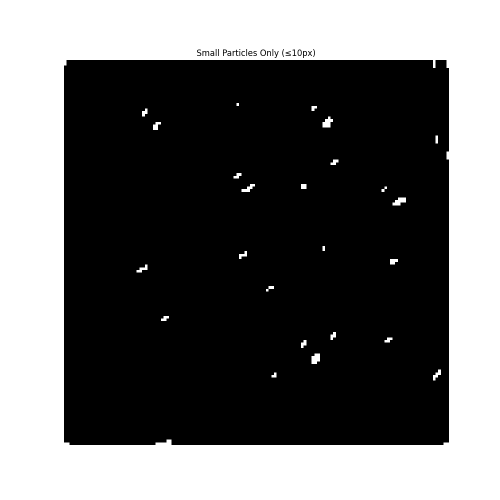
#> input picture filtered_edges.png, 1000 x 1000 px, given as the content of the folder lm/Exjobb 2025/BSE images/evaluation_images/topo1_evaluation, which was not available (shown at 1/2 size)
$ python EqualizedHist_adaptiveThres_speed.py
#> lines starting #> are read from the running program, lines starting #| are printed output that depends on the picture; after the words box and inside, x2 and y2 are one past the last pixel; in counts of white or black regions, pixels touching at a corner belong together; pictures that were not available may be replaced by others from this repository, and a replacement may not be noted
#> in measure_segmentation_speed, image is the input picture: shape (1000, 1000); min 0, max 255, mean 104.6
### EqualizedHist_adaptiveThres.py
import cv2
import numpy as np
import os
from pathlib import Path
import time

def preprocess_image(image, kernel_size=(9,9), sigma=2.0, block_size=3, constant=2.0, return_timings=False):
    """
    Preprocess grayscale image with Gaussian blur, histogram equalization, and adaptive thresholding.
    Optionally returns timing for each step.

    Args:
        image: Input grayscale image
        kernel_size: Size of Gaussian kernel
        sigma: Standard deviation for Gaussian blur
        block_size: Size of a pixel neighborhood for adaptive thresholding (must be odd)
        constant: Constant subtracted from the mean or weighted mean
        return_timings: If True, also return a dict of timings for each step

    Returns:
        Tuple of (preprocessed image, thresholded image, eroded_dilated image, filtered segmented image)
        If return_timings=True, also returns a dict of timings for each step
    """
#> called with kernel_size = (9, 9), sigma = 2, block_size = 3, constant = 2, return_timings = True
    timings = {}
    start = time.time()
    # Apply Gaussian blur
    blurred = cv2.GaussianBlur(image, kernel_size, sigma)
    timings['gaussian_blur'] = time.time() - start

    start = time.time()
    # Apply histogram equalization first
    equalized = cv2.equalizeHist(blurred)
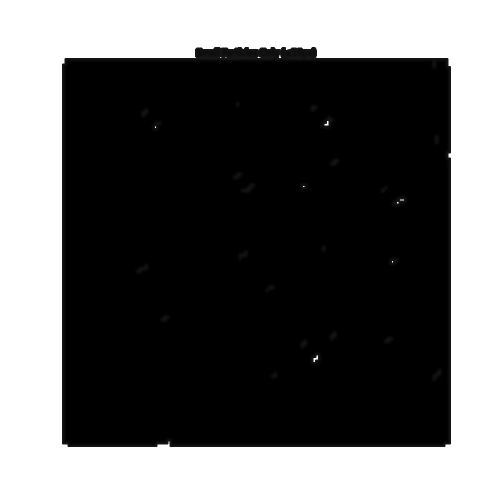
#> equalized: shape (1000, 1000) (shown at 1/2 size); min 0, max 255, mean 100.1
    timings['histogram_equalization'] = time.time() - start

    start = time.time()
    # Apply adaptive thresholding
    if block_size % 2 == 0:
        block_size += 1
    adaptive_thresh = cv2.adaptiveThreshold(
        equalized,
        255,
        cv2.ADAPTIVE_THRESH_GAUSSIAN_C,
        cv2.THRESH_BINARY,
        block_size,
        constant
    )
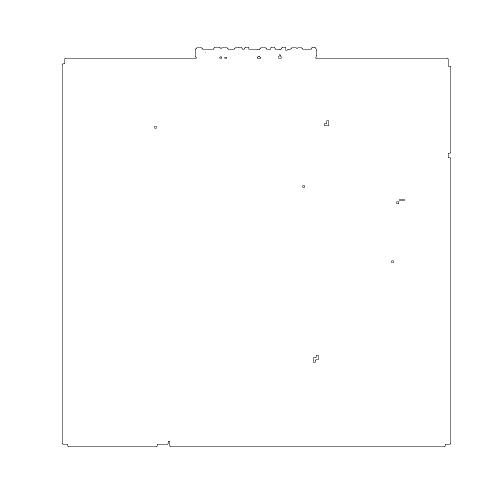
#> adaptive_thresh: shape (1000, 1000) (shown at 1/2 size); 99.6% white; black in thin lines or dots, all inside (x1, y1, x2, y2) = (124, 94, 902, 894)
    timings['adaptive_thresholding'] = time.time() - start

    # First filtering step: Morphological Opening (Erosion + Dilation)
    start = time.time()
    kernel = np.ones((9,9), np.uint8)
    eroded_dilated = cv2.morphologyEx(adaptive_thresh, cv2.MORPH_OPEN, kernel)
    timings['opening'] = time.time() - start

    # Find connected components in the filtered image
    start = time.time()
    num_labels, labels, stats, centroids = cv2.connectedComponentsWithStats(eroded_dilated, connectivity=8)
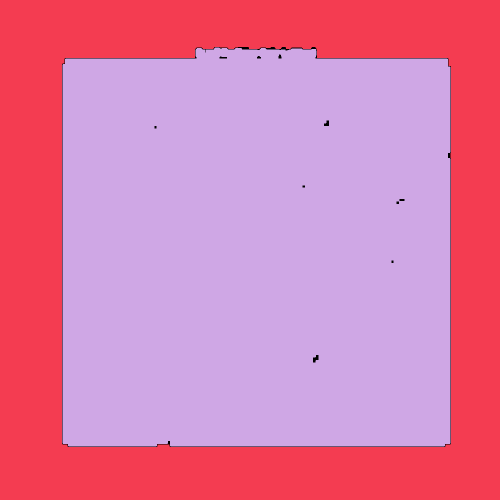
#> labels: shape (1000, 1000) int32 (shown at 1/2 size); 3 distinct labels, from 0 to 2; one colour per label, 0 black
#> num_labels = 3; stats = [[124, 94, 778, 800, 3924], [0, 0, 1000, 1000, 390236], [125, 95, 776, 798, 605840]]; centroids = [[528, 457.9], [479.2, 496.8], [512.4, 501.5]]
    mask = np.zeros_like(eroded_dilated)
    min_area = 1000  # Minimum area in pixels
    max_area = 100000  # Maximum area in pixels
    min_solidity = 0.67  # Minimum solidity (area / convex hull area)

    # --- SIZE AND SHAPE FILTERING (commented out for optional use) ---
    for i in range(1, num_labels):  # Skip background (label 0)
        area = stats[i, cv2.CC_STAT_AREA]
        region_mask = (labels == i).astype(np.uint8) * 255
        contours, _ = cv2.findContours(region_mask, cv2.RETR_EXTERNAL, cv2.CHAIN_APPROX_SIMPLE)
        if len(contours) > 0:
            contour = contours[0]
            hull = cv2.convexHull(contour)
            hull_area = cv2.contourArea(hull)
            solidity = float(area) / hull_area if hull_area > 0 else 0
            if (min_area <= area <= max_area) and (solidity >= min_solidity):
                mask[labels == i] = 255
#> this loop made 2 passes
#> (area, contour, hull, hull_area, solidity) on pass 1: (390236, [[0, 0], [0, 999], [999, 999], [999, 0]], [[999, 0], [999, 999], [0, 999], [0, 0]], 998001, 0.391)
#> (area, hull_area, solidity) on pass 2: (605840, 610711, 0.992)
#> pass 2, in preprocess_image, `region_mask = (labels == i).astype(np.uint8) * 255`:
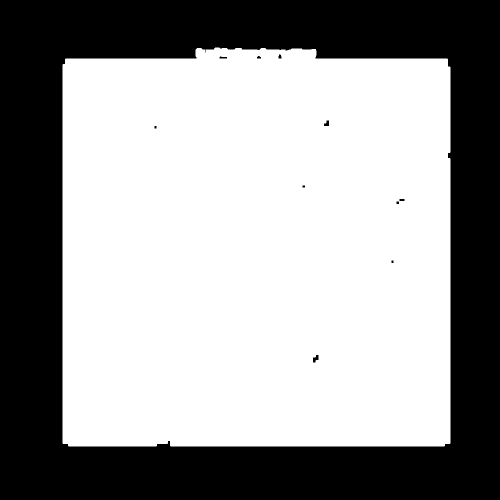
#> region_mask: shape (1000, 1000) (shown at 1/2 size); 60.6% white; 11 black regions, largest, box (x1, y1, x2, y2) and area: (0, 0, 1000, 1000) 393727, (626, 710, 637, 725) 107, (648, 241, 658, 252) 81
#> after the loop: mask: shape (1000, 1000); every value is 0
    # --- END SIZE AND SHAPE FILTERING ---

    # If filtering is commented out, just copy the eroded_dilated mask
    if np.count_nonzero(mask) == 0:
        mask = eroded_dilated.copy()
    timings['region_filtering'] = time.time() - start

    # Apply morphological operations to clean up the segmentation
    start = time.time()
    kernel = np.ones((5,5), np.uint8)
    segmented = cv2.morphologyEx(mask, cv2.MORPH_CLOSE, kernel)
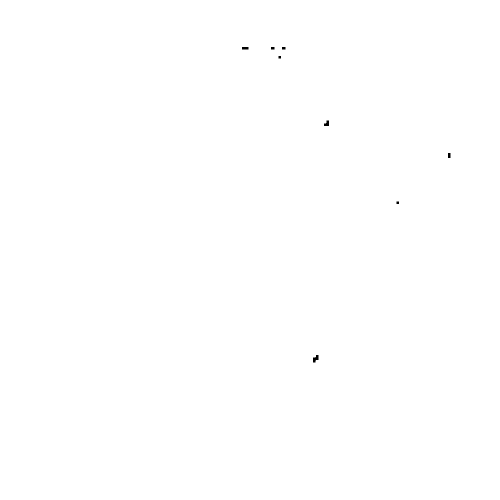
#> segmented: shape (1000, 1000) (shown at 1/2 size); 100% white; 8 black regions, largest, box (x1, y1, x2, y2) and area: (626, 710, 637, 725) 107, (648, 241, 658, 252) 81, (484, 94, 497, 99) 65
    timings['morph_close'] = time.time() - start
    start = time.time()
    segmented = cv2.morphologyEx(segmented, cv2.MORPH_OPEN, kernel)
    timings['morph_open'] = time.time() - start

    if return_timings:
        return equalized, adaptive_thresh, eroded_dilated, segmented, timings
    else:
        return equalized, adaptive_thresh, eroded_dilated, segmented

# [84 lines left out: functions create_comparison_image, main, not called in this run]

# [2 lines that do not run on import are left out]

### EqualizedHist_adaptiveThres_speed.py
import cv2
import numpy as np
import os
from pathlib import Path
import time
from EqualizedHist_adaptiveThres import preprocess_image

def measure_segmentation_speed(image_path):
    """
    Measure the processing speed of each step in the adaptive thresholding pipeline.
    Returns timing for each internal step.

    Args:
        image_path: Path to the input image

    Returns:
        Dictionary containing timing information for each step
    """
    timings = {}
    start_total = time.time()
    # Read image
    start = time.time()
    image = cv2.imread(str(image_path), cv2.IMREAD_GRAYSCALE)
    if image is None:
        raise ValueError(f"Could not read image: {image_path}")
    timings['read_image'] = time.time() - start

    # Preprocess image with timing
    equalized, adaptive_thresh, eroded_dilated, segmented, step_timings = preprocess_image(image, return_timings=True)
#> step_timings = {'gaussian_blur': 0.0156, 'histogram_equalization': 0.014, 'adaptive_thresholding': 0.0233, 'opening': 0.0163, 'region_filtering': 0.113, 'morph_close': 0.021, 'morph_open': 0.00224}
    timings.update(step_timings)

    # Save binary mask
    start = time.time()
    output_dir = Path("/Users/zebpalm/Exjobb 2025/Coding/adaptive_threshold_filtered/evaluation_images_topo1/topo1_evaluation/binary_masks")
    output_dir.mkdir(parents=True, exist_ok=True)
    output_path = output_dir / f"filtered_{image_path.stem}.png"
    cv2.imwrite(str(output_path), segmented)
    timings['save_mask'] = time.time() - start

    timings['total_time'] = time.time() - start_total
    return timings

def main():
    # Input directory
    input_dir = Path("/Users/zebpalm/Exjobb 2025/BSE images/evaluation_images/topo1_evaluation")

    # Process each image and collect timing information
    all_timings = []
    for img_path in input_dir.glob("*.png"):
        print(f"\nProcessing: {img_path}")
        try:
            timings = measure_segmentation_speed(img_path)
#> timings = 10 items
            all_timings.append(timings)

            # Print timing information for this image
            print("\nTiming information (milliseconds):")
            for key, value in timings.items():
                print(f"{key.replace('_', ' ').capitalize()}: {value*1000:.1f}")
#> this loop made 10 passes
#> (key, value) on passes 1 to 10: ('read_image', 0.0695), ('gaussian_blur', 0.0156), ('histogram_equalization', 0.014), ('adaptive_thresholding', 0.0233), ('opening', 0.0163), ('region_filtering', 0.113), ('morph_close', 0.021), ('morph_open', 0.00224), ('save_mask', 0.00598), ('total_time', 0.286)
#| Read image: 69.5
#| Gaussian blur: 15.6
#| Histogram equalization: 14.0
#| Adaptive thresholding: 23.3
#| Opening: 16.3
#| Region filtering: 112.6
#| Morph close: 21.0
#| Morph open: 2.2
#> (further printed lines are left out)
        except Exception as e:
            print(f"Error processing {img_path}: {str(e)}")

    # Calculate and print average timings
    if all_timings:
        print("\nAverage timing information (milliseconds):")
        avg_timings = {key: sum(t.get(key,0) for t in all_timings) / len(all_timings) for key in all_timings[0].keys()}
#> avg_timings = 10 items
        for key, value in avg_timings.items():
            print(f"{key.replace('_', ' ').capitalize()}: {value*1000:.1f}")

if __name__ == "__main__":
    main()
